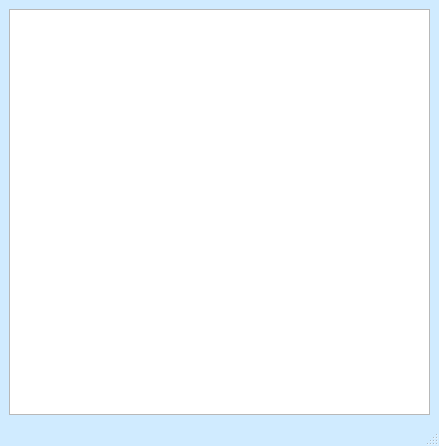
<?xml version="1.0" encoding="UTF-8"?>
<ui version="4.0">
 <class>MainWindow</class>
 <widget class="QMainWindow" name="MainWindow">
  <property name="geometry">
   <rect>
    <x>0</x>
    <y>0</y>
    <width>439</width>
    <height>446</height>
   </rect>
  </property>
  <property name="windowTitle">
   <string/>
  </property>
  <property name="styleSheet">
   <string notr="true">QMainWindow{
background-color: rgb(208, 235, 255);
}</string>
  </property>
  <widget class="QWidget" name="centralwidget">
   <layout class="QHBoxLayout" name="horizontalLayout">
    <item>
     <widget class="QPlainTextEdit" name="plainTextEdit"/>
    </item>
   </layout>
  </widget>
  <widget class="QMenuBar" name="menubar">
   <property name="geometry">
    <rect>
     <x>0</x>
     <y>0</y>
     <width>439</width>
     <height>21</height>
    </rect>
   </property>
  </widget>
  <widget class="QStatusBar" name="statusbar"/>
 </widget>
 <resources/>
 <connections/>
</ui>
